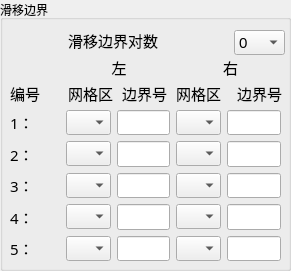
          <widget class="QGroupBox" name="groupBox_10">
           <property name="geometry">
            <rect>
             <x>10</x>
             <y>420</y>
             <width>291</width>
             <height>271</height>
            </rect>
           </property>
           <property name="title">
            <string>滑移边界</string>
           </property>
           <widget class="QWidget" name="layoutWidget">
            <property name="geometry">
             <rect>
              <x>10</x>
              <y>30</y>
              <width>275</width>
              <height>73</height>
             </rect>
            </property>
            <layout class="QGridLayout" name="gridLayout_14">
             <item row="2" column="4">
              <widget class="QLabel" name="label_83">
               <property name="sizePolicy">
                <sizepolicy hsizetype="Expanding" vsizetype="Expanding">
                 <horstretch>0</horstretch>
                 <verstretch>0</verstretch>
                </sizepolicy>
               </property>
               <property name="font">
                <font>
                 <family>AcadEref</family>
                 <pointsize>11</pointsize>
                </font>
               </property>
               <property name="text">
                <string>边界号</string>
               </property>
               <property name="alignment">
                <set>Qt::AlignCenter</set>
               </property>
              </widget>
             </item>
             <item row="1" column="1" colspan="2">
              <widget class="QLabel" name="label_85">
               <property name="sizePolicy">
                <sizepolicy hsizetype="Expanding" vsizetype="Expanding">
                 <horstretch>0</horstretch>
                 <verstretch>0</verstretch>
                </sizepolicy>
               </property>
               <property name="font">
                <font>
                 <family>AcadEref</family>
                 <pointsize>11</pointsize>
                </font>
               </property>
               <property name="text">
                <string>左</string>
               </property>
               <property name="alignment">
                <set>Qt::AlignCenter</set>
               </property>
              </widget>
             </item>
             <item row="2" column="3">
              <widget class="QLabel" name="label_84">
               <property name="sizePolicy">
                <sizepolicy hsizetype="Expanding" vsizetype="Expanding">
                 <horstretch>0</horstretch>
                 <verstretch>0</verstretch>
                </sizepolicy>
               </property>
               <property name="font">
                <font>
                 <family>AcadEref</family>
                 <pointsize>11</pointsize>
                </font>
               </property>
               <property name="text">
                <string>网格区</string>
               </property>
              </widget>
             </item>
             <item row="2" column="0">
              <widget class="QLabel" name="label_16">
               <property name="sizePolicy">
                <sizepolicy hsizetype="Expanding" vsizetype="Expanding">
                 <horstretch>0</horstretch>
                 <verstretch>0</verstretch>
                </sizepolicy>
               </property>
               <property name="font">
                <font>
                 <family>AcadEref</family>
                 <pointsize>11</pointsize>
                </font>
               </property>
               <property name="text">
                <string>编号</string>
               </property>
              </widget>
             </item>
             <item row="1" column="3" colspan="2">
              <widget class="QLabel" name="label_86">
               <property name="sizePolicy">
                <sizepolicy hsizetype="Expanding" vsizetype="Expanding">
                 <horstretch>0</horstretch>
                 <verstretch>0</verstretch>
                </sizepolicy>
               </property>
               <property name="font">
                <font>
                 <family>AcadEref</family>
                 <pointsize>11</pointsize>
                </font>
               </property>
               <property name="text">
                <string>右</string>
               </property>
               <property name="alignment">
                <set>Qt::AlignCenter</set>
               </property>
              </widget>
             </item>
             <item row="0" column="4">
              <widget class="QComboBox" name="hy_comnum">
               <property name="sizePolicy">
                <sizepolicy hsizetype="Preferred" vsizetype="Fixed">
                 <horstretch>0</horstretch>
                 <verstretch>0</verstretch>
                </sizepolicy>
               </property>
               <property name="minimumSize">
                <size>
                 <width>51</width>
                 <height>25</height>
                </size>
               </property>
               <property name="font">
                <font>
                 <pointsize>11</pointsize>
                </font>
               </property>
               <property name="layoutDirection">
                <enum>Qt::LeftToRight</enum>
               </property>
               <property name="editable">
                <bool>false</bool>
               </property>
               <item>
                <property name="text">
                 <string>0</string>
                </property>
               </item>
               <item>
                <property name="text">
                 <string>1</string>
                </property>
               </item>
               <item>
                <property name="text">
                 <string>2</string>
                </property>
               </item>
               <item>
                <property name="text">
                 <string>3</string>
                </property>
               </item>
               <item>
                <property name="text">
                 <string>4</string>
                </property>
               </item>
               <item>
                <property name="text">
                 <string>5</string>
                </property>
               </item>
              </widget>
             </item>
             <item row="2" column="2">
              <widget class="QLabel" name="label_82">
               <property name="sizePolicy">
                <sizepolicy hsizetype="Expanding" vsizetype="Expanding">
                 <horstretch>0</horstretch>
                 <verstretch>0</verstretch>
                </sizepolicy>
               </property>
               <property name="font">
                <font>
                 <family>AcadEref</family>
                 <pointsize>11</pointsize>
                </font>
               </property>
               <property name="layoutDirection">
                <enum>Qt::LeftToRight</enum>
               </property>
               <property name="text">
                <string>边界号</string>
               </property>
               <property name="alignment">
                <set>Qt::AlignCenter</set>
               </property>
              </widget>
             </item>
             <item row="0" column="1" colspan="2">
              <widget class="QLabel" name="label_10">
               <property name="sizePolicy">
                <sizepolicy hsizetype="Expanding" vsizetype="Expanding">
                 <horstretch>0</horstretch>
                 <verstretch>0</verstretch>
                </sizepolicy>
               </property>
               <property name="font">
                <font>
                 <family>AcadEref</family>
                 <pointsize>11</pointsize>
                </font>
               </property>
               <property name="text">
                <string>滑移边界对数</string>
               </property>
              </widget>
             </item>
             <item row="2" column="1">
              <widget class="QLabel" name="label_23">
               <property name="sizePolicy">
                <sizepolicy hsizetype="Fixed" vsizetype="Expanding">
                 <horstretch>0</horstretch>
                 <verstretch>0</verstretch>
                </sizepolicy>
               </property>
               <property name="font">
                <font>
                 <family>AcadEref</family>
                 <pointsize>11</pointsize>
                </font>
               </property>
               <property name="text">
                <string>网格区</string>
               </property>
              </widget>
             </item>
            </layout>
           </widget>
           <widget class="QWidget" name="layoutWidget">
            <property name="geometry">
             <rect>
              <x>10</x>
              <y>110</y>
              <width>271</width>
              <height>151</height>
             </rect>
            </property>
            <layout class="QGridLayout" name="gridLayout_4">
             <item row="0" column="0">
              <widget class="QLabel" name="hy_lab1">
               <property name="sizePolicy">
                <sizepolicy hsizetype="Expanding" vsizetype="Expanding">
                 <horstretch>0</horstretch>
                 <verstretch>0</verstretch>
                </sizepolicy>
               </property>
               <property name="minimumSize">
                <size>
                 <width>50</width>
                 <height>0</height>
                </size>
               </property>
               <property name="font">
                <font>
                 <family>AcadEref</family>
                 <pointsize>11</pointsize>
                </font>
               </property>
               <property name="text">
                <string>1：</string>
               </property>
              </widget>
             </item>
             <item row="0" column="1">
              <widget class="QComboBox" name="hy_lcom1">
               <property name="sizePolicy">
                <sizepolicy hsizetype="Fixed" vsizetype="Fixed">
                 <horstretch>30</horstretch>
                 <verstretch>0</verstretch>
                </sizepolicy>
               </property>
               <property name="minimumSize">
                <size>
                 <width>45</width>
                 <height>25</height>
                </size>
               </property>
              </widget>
             </item>
             <item row="0" column="2">
              <widget class="QLineEdit" name="hy_ltext1">
               <property name="sizePolicy">
                <sizepolicy hsizetype="Fixed" vsizetype="Fixed">
                 <horstretch>0</horstretch>
                 <verstretch>3</verstretch>
                </sizepolicy>
               </property>
               <property name="minimumSize">
                <size>
                 <width>51</width>
                 <height>25</height>
                </size>
               </property>
               <property name="font">
                <font>
                 <pointsize>11</pointsize>
                </font>
               </property>
               <property name="alignment">
                <set>Qt::AlignCenter</set>
               </property>
              </widget>
             </item>
             <item row="0" column="3">
              <widget class="QComboBox" name="hy_rcom1">
               <property name="sizePolicy">
                <sizepolicy hsizetype="Fixed" vsizetype="Fixed">
                 <horstretch>0</horstretch>
                 <verstretch>0</verstretch>
                </sizepolicy>
               </property>
               <property name="minimumSize">
                <size>
                 <width>45</width>
                 <height>25</height>
                </size>
               </property>
              </widget>
             </item>
             <item row="0" column="4">
              <widget class="QLineEdit" name="hy_rtext1">
               <property name="sizePolicy">
                <sizepolicy hsizetype="Expanding" vsizetype="Fixed">
                 <horstretch>0</horstretch>
                 <verstretch>0</verstretch>
                </sizepolicy>
               </property>
               <property name="minimumSize">
                <size>
                 <width>51</width>
                 <height>25</height>
                </size>
               </property>
               <property name="font">
                <font>
                 <pointsize>11</pointsize>
                </font>
               </property>
               <property name="alignment">
                <set>Qt::AlignCenter</set>
               </property>
              </widget>
             </item>
             <item row="1" column="0">
              <widget class="QLabel" name="hy_lab2">
               <property name="sizePolicy">
                <sizepolicy hsizetype="Expanding" vsizetype="Expanding">
                 <horstretch>0</horstretch>
                 <verstretch>0</verstretch>
                </sizepolicy>
               </property>
               <property name="font">
                <font>
                 <family>AcadEref</family>
                 <pointsize>11</pointsize>
                </font>
               </property>
               <property name="text">
                <string>2：</string>
               </property>
              </widget>
             </item>
             <item row="1" column="1">
              <widget class="QComboBox" name="hy_lcom2">
               <property name="sizePolicy">
                <sizepolicy hsizetype="Fixed" vsizetype="Fixed">
                 <horstretch>30</horstretch>
                 <verstretch>0</verstretch>
                </sizepolicy>
               </property>
               <property name="minimumSize">
                <size>
                 <width>30</width>
                 <height>25</height>
                </size>
               </property>
              </widget>
             </item>
             <item row="1" column="2">
              <widget class="QLineEdit" name="hy_ltext2">
               <property name="sizePolicy">
                <sizepolicy hsizetype="Fixed" vsizetype="Fixed">
                 <horstretch>0</horstretch>
                 <verstretch>3</verstretch>
                </sizepolicy>
               </property>
               <property name="minimumSize">
                <size>
                 <width>51</width>
                 <height>25</height>
                </size>
               </property>
               <property name="font">
                <font>
                 <pointsize>11</pointsize>
                </font>
               </property>
               <property name="alignment">
                <set>Qt::AlignCenter</set>
               </property>
              </widget>
             </item>
             <item row="1" column="3">
              <widget class="QComboBox" name="hy_rcom2">
               <property name="sizePolicy">
                <sizepolicy hsizetype="Fixed" vsizetype="Fixed">
                 <horstretch>30</horstretch>
                 <verstretch>0</verstretch>
                </sizepolicy>
               </property>
               <property name="minimumSize">
                <size>
                 <width>30</width>
                 <height>25</height>
                </size>
               </property>
              </widget>
             </item>
             <item row="1" column="4">
              <widget class="QLineEdit" name="hy_rtext2">
               <property name="sizePolicy">
                <sizepolicy hsizetype="Fixed" vsizetype="Fixed">
                 <horstretch>0</horstretch>
                 <verstretch>3</verstretch>
                </sizepolicy>
               </property>
               <property name="minimumSize">
                <size>
                 <width>51</width>
                 <height>25</height>
                </size>
               </property>
               <property name="font">
                <font>
                 <pointsize>11</pointsize>
                </font>
               </property>
               <property name="alignment">
                <set>Qt::AlignCenter</set>
               </property>
              </widget>
             </item>
             <item row="2" column="0">
              <widget class="QLabel" name="hy_lab3">
               <property name="sizePolicy">
                <sizepolicy hsizetype="Expanding" vsizetype="Expanding">
                 <horstretch>0</horstretch>
                 <verstretch>0</verstretch>
                </sizepolicy>
               </property>
               <property name="font">
                <font>
                 <family>AcadEref</family>
                 <pointsize>11</pointsize>
                </font>
               </property>
               <property name="text">
                <string>3：</string>
               </property>
              </widget>
             </item>
             <item row="2" column="1">
              <widget class="QComboBox" name="hy_lcom3">
               <property name="sizePolicy">
                <sizepolicy hsizetype="Fixed" vsizetype="Fixed">
                 <horstretch>30</horstretch>
                 <verstretch>0</verstretch>
                </sizepolicy>
               </property>
               <property name="minimumSize">
                <size>
                 <width>30</width>
                 <height>25</height>
                </size>
               </property>
              </widget>
             </item>
             <item row="2" column="2">
              <widget class="QLineEdit" name="hy_ltext3">
               <property name="sizePolicy">
                <sizepolicy hsizetype="Fixed" vsizetype="Fixed">
                 <horstretch>0</horstretch>
                 <verstretch>3</verstretch>
                </sizepolicy>
               </property>
               <property name="minimumSize">
                <size>
                 <width>51</width>
                 <height>25</height>
                </size>
               </property>
               <property name="font">
                <font>
                 <pointsize>11</pointsize>
                </font>
               </property>
               <property name="alignment">
                <set>Qt::AlignCenter</set>
               </property>
              </widget>
             </item>
             <item row="2" column="3">
              <widget class="QComboBox" name="hy_rcom3">
               <property name="sizePolicy">
                <sizepolicy hsizetype="Fixed" vsizetype="Fixed">
                 <horstretch>30</horstretch>
                 <verstretch>0</verstretch>
                </sizepolicy>
               </property>
               <property name="minimumSize">
                <size>
                 <width>30</width>
                 <height>25</height>
                </size>
               </property>
              </widget>
             </item>
             <item row="2" column="4">
              <widget class="QLineEdit" name="hy_rtext3">
               <property name="sizePolicy">
                <sizepolicy hsizetype="Fixed" vsizetype="Fixed">
                 <horstretch>0</horstretch>
                 <verstretch>3</verstretch>
                </sizepolicy>
               </property>
               <property name="minimumSize">
                <size>
                 <width>51</width>
                 <height>25</height>
                </size>
               </property>
               <property name="font">
                <font>
                 <pointsize>11</pointsize>
                </font>
               </property>
               <property name="alignment">
                <set>Qt::AlignCenter</set>
               </property>
              </widget>
             </item>
             <item row="3" column="0">
              <widget class="QLabel" name="hy_lab4">
               <property name="sizePolicy">
                <sizepolicy hsizetype="Expanding" vsizetype="Expanding">
                 <horstretch>0</horstretch>
                 <verstretch>0</verstretch>
                </sizepolicy>
               </property>
               <property name="font">
                <font>
                 <family>AcadEref</family>
                 <pointsize>11</pointsize>
                </font>
               </property>
               <property name="text">
                <string>4：</string>
               </property>
              </widget>
             </item>
             <item row="3" column="1">
              <widget class="QComboBox" name="hy_lcom4">
               <property name="sizePolicy">
                <sizepolicy hsizetype="Fixed" vsizetype="Fixed">
                 <horstretch>30</horstretch>
                 <verstretch>0</verstretch>
                </sizepolicy>
               </property>
               <property name="minimumSize">
                <size>
                 <width>30</width>
                 <height>25</height>
                </size>
               </property>
              </widget>
             </item>
             <item row="3" column="2">
              <widget class="QLineEdit" name="hy_ltext4">
               <property name="sizePolicy">
                <sizepolicy hsizetype="Fixed" vsizetype="Fixed">
                 <horstretch>0</horstretch>
                 <verstretch>3</verstretch>
                </sizepolicy>
               </property>
               <property name="minimumSize">
                <size>
                 <width>51</width>
                 <height>25</height>
                </size>
               </property>
               <property name="font">
                <font>
                 <pointsize>11</pointsize>
                </font>
               </property>
               <property name="alignment">
                <set>Qt::AlignCenter</set>
               </property>
              </widget>
             </item>
             <item row="3" column="3">
              <widget class="QComboBox" name="hy_rcom4">
               <property name="sizePolicy">
                <sizepolicy hsizetype="Fixed" vsizetype="Fixed">
                 <horstretch>30</horstretch>
                 <verstretch>0</verstretch>
                </sizepolicy>
               </property>
               <property name="minimumSize">
                <size>
                 <width>30</width>
                 <height>25</height>
                </size>
               </property>
              </widget>
             </item>
             <item row="3" column="4">
              <widget class="QLineEdit" name="hy_rtext4">
               <property name="sizePolicy">
                <sizepolicy hsizetype="Fixed" vsizetype="Fixed">
                 <horstretch>0</horstretch>
                 <verstretch>3</verstretch>
                </sizepolicy>
               </property>
               <property name="minimumSize">
                <size>
                 <width>51</width>
                 <height>25</height>
                </size>
               </property>
               <property name="font">
                <font>
                 <pointsize>11</pointsize>
                </font>
               </property>
               <property name="alignment">
                <set>Qt::AlignCenter</set>
               </property>
              </widget>
             </item>
             <item row="4" column="0">
              <widget class="QLabel" name="hy_lab5">
               <property name="sizePolicy">
                <sizepolicy hsizetype="Expanding" vsizetype="Expanding">
                 <horstretch>0</horstretch>
                 <verstretch>0</verstretch>
                </sizepolicy>
               </property>
               <property name="font">
                <font>
                 <family>AcadEref</family>
                 <pointsize>11</pointsize>
                </font>
               </property>
               <property name="text">
                <string>5：</string>
               </property>
              </widget>
             </item>
             <item row="4" column="1">
              <widget class="QComboBox" name="hy_lcom5">
               <property name="sizePolicy">
                <sizepolicy hsizetype="Fixed" vsizetype="Fixed">
                 <horstretch>30</horstretch>
                 <verstretch>0</verstretch>
                </sizepolicy>
               </property>
               <property name="minimumSize">
                <size>
                 <width>30</width>
                 <height>25</height>
                </size>
               </property>
              </widget>
             </item>
             <item row="4" column="2">
              <widget class="QLineEdit" name="hy_ltext5">
               <property name="sizePolicy">
                <sizepolicy hsizetype="Fixed" vsizetype="Fixed">
                 <horstretch>0</horstretch>
                 <verstretch>3</verstretch>
                </sizepolicy>
               </property>
               <property name="minimumSize">
                <size>
                 <width>51</width>
                 <height>25</height>
                </size>
               </property>
               <property name="font">
                <font>
                 <pointsize>11</pointsize>
                </font>
               </property>
               <property name="alignment">
                <set>Qt::AlignCenter</set>
               </property>
              </widget>
             </item>
             <item row="4" column="3">
              <widget class="QComboBox" name="hy_rcom5">
               <property name="sizePolicy">
                <sizepolicy hsizetype="Fixed" vsizetype="Fixed">
                 <horstretch>30</horstretch>
                 <verstretch>0</verstretch>
                </sizepolicy>
               </property>
               <property name="minimumSize">
                <size>
                 <width>30</width>
                 <height>25</height>
                </size>
               </property>
              </widget>
             </item>
             <item row="4" column="4">
              <widget class="QLineEdit" name="hy_rtext5">
               <property name="sizePolicy">
                <sizepolicy hsizetype="Fixed" vsizetype="Fixed">
                 <horstretch>0</horstretch>
                 <verstretch>3</verstretch>
                </sizepolicy>
               </property>
               <property name="minimumSize">
                <size>
                 <width>51</width>
                 <height>25</height>
                </size>
               </property>
               <property name="font">
                <font>
                 <pointsize>11</pointsize>
                </font>
               </property>
               <property name="alignment">
                <set>Qt::AlignCenter</set>
               </property>
              </widget>
             </item>
            </layout>
           </widget>
          </widget>
